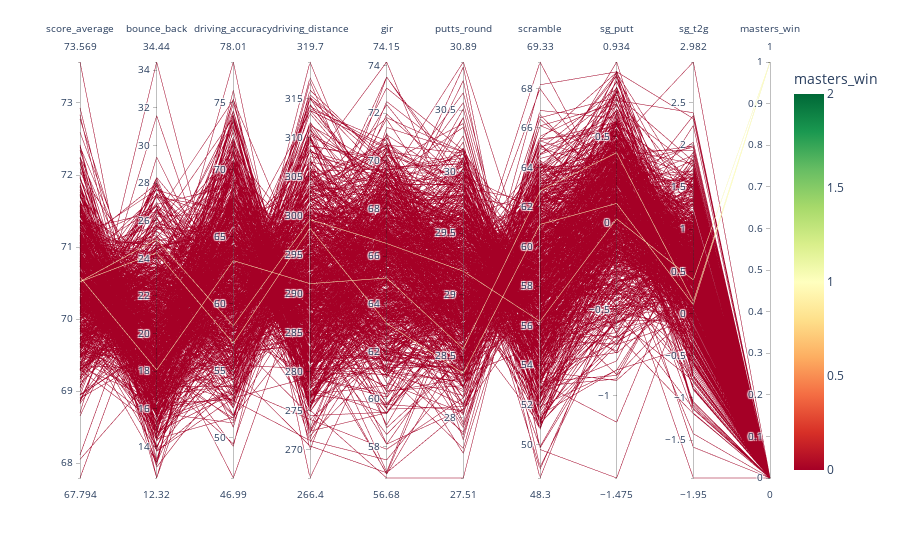

Write notebook code for a chart like this one.
### Code cell
#Create Plotly Parallel Coordinates Plot
par_data1 = data.iloc[:,5:15]
par_data2 = data.iloc[:,15:]
par_data2 = par_data2.drop(['masters_finish', 'masters_t10'], axis = 1)

par_data1 = par_data1.drop('rounds', axis = 1)

win = par_data2['masters_win'].tolist()
par_data1 = par_data1.assign(masters_win = win)

fig = px.parallel_coordinates(par_data1, color="masters_win",
                             color_continuous_scale=px.colors.diverging.RdYlGn,
                             color_continuous_midpoint=1)
fig.show()

### Figure 1 — Plotly figure (JSON) as saved in the notebook; plotly's stock layout.template omitted (floating-point values rounded to 4 significant figures; data arrays with more than 128 entries replaced by an {"elided": "..."} marker saying what was removed)
{"data": [{"dimensions": [{"label": "score_average", "values": {"elided": "818 float values"}}, {"label": "bounce_back", "values": {"elided": "818 float values"}}, {"label": "driving_accuracy", "values": {"elided": "818 float values"}}, {"label": "driving_distance", "values": {"elided": "818 float values"}}, {"label": "gir", "values": {"elided": "818 float values"}}, {"label": "putts_round", "values": {"elided": "818 float values"}}, {"label": "scramble", "values": {"elided": "818 float values"}}, {"label": "sg_putt", "values": {"elided": "818 float values"}}, {"label": "sg_t2g", "values": {"elided": "818 float values"}}, {"label": "masters_win", "values": {"elided": "818 int values"}}], "domain": {"x": [0, 1], "y": [0, 1]}, "line": {"color": {"elided": "818 int values"}, "coloraxis": "coloraxis"}, "name": "", "type": "parcoords"}], "layout": {"coloraxis": {"cmid": 1, "colorbar": {"title": {"text": "masters_win"}}, "colorscale": [[0, "rgb(165,0,38)"], [0.1, "rgb(215,48,39)"], [0.2, "rgb(244,109,67)"], [0.3, "rgb(253,174,97)"], [0.4, "rgb(254,224,139)"], [0.5, "rgb(255,255,191)"], [0.6, "rgb(217,239,139)"], [0.7, "rgb(166,217,106)"], [0.8, "rgb(102,189,99)"], [0.9, "rgb(26,152,80)"], [1, "rgb(0,104,55)"]]}, "legend": {"tracegroupgap": 0}, "margin": {"t": 60}}}
